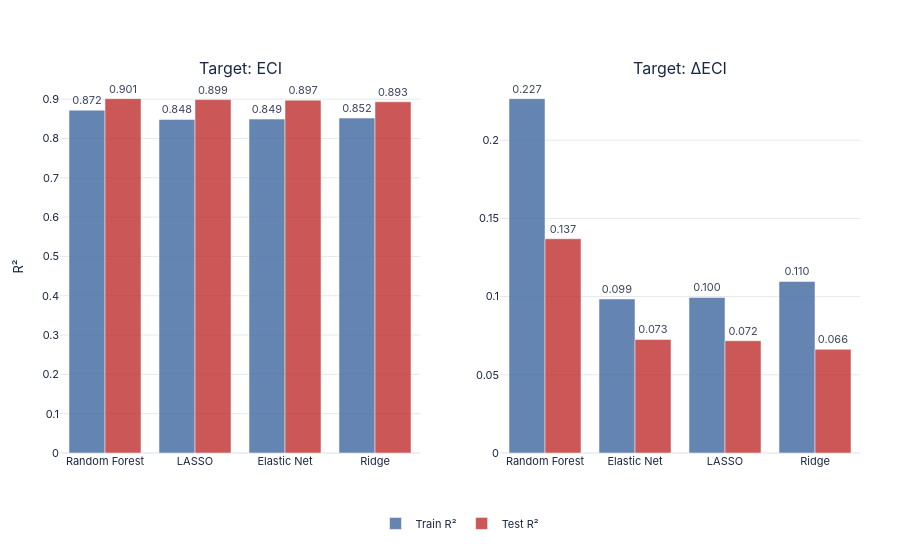
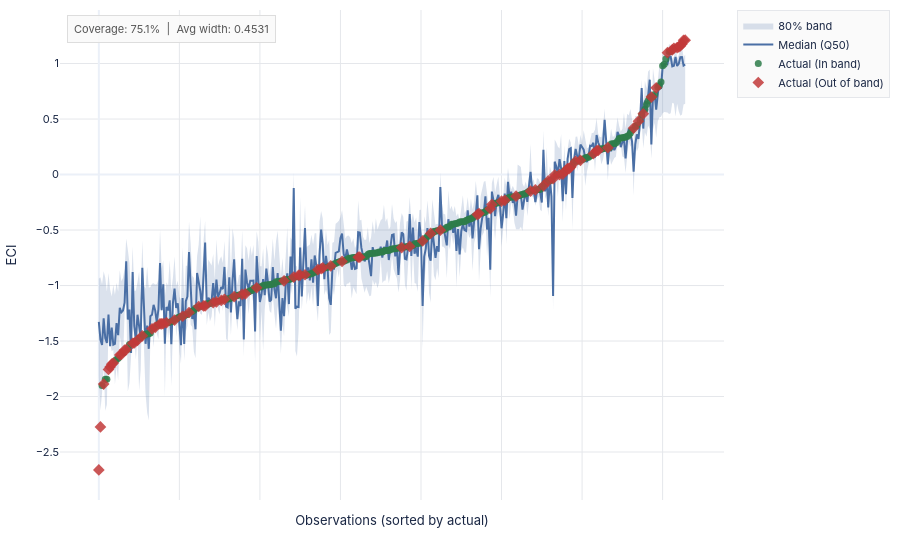
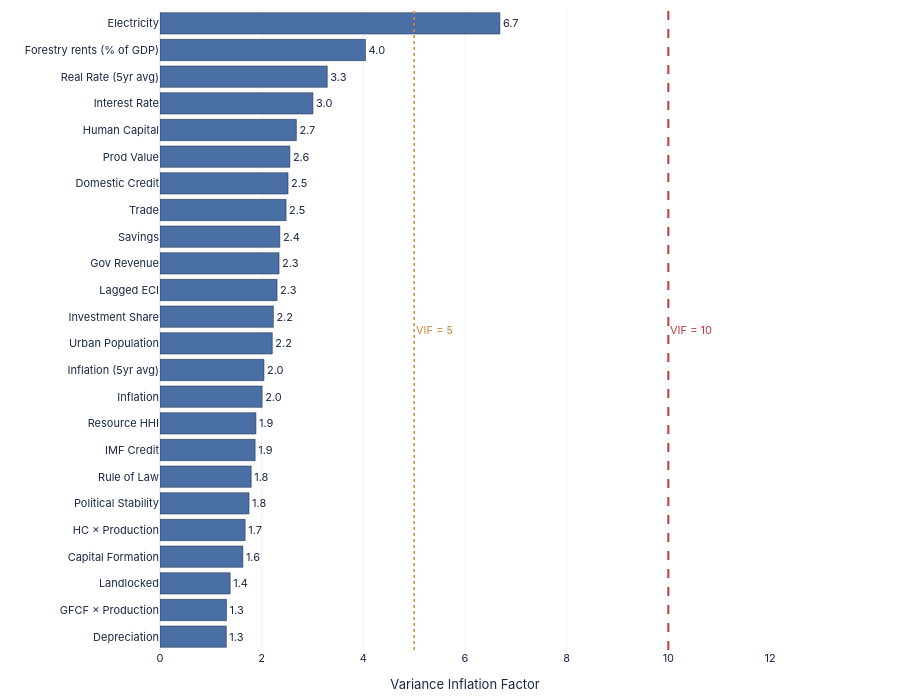
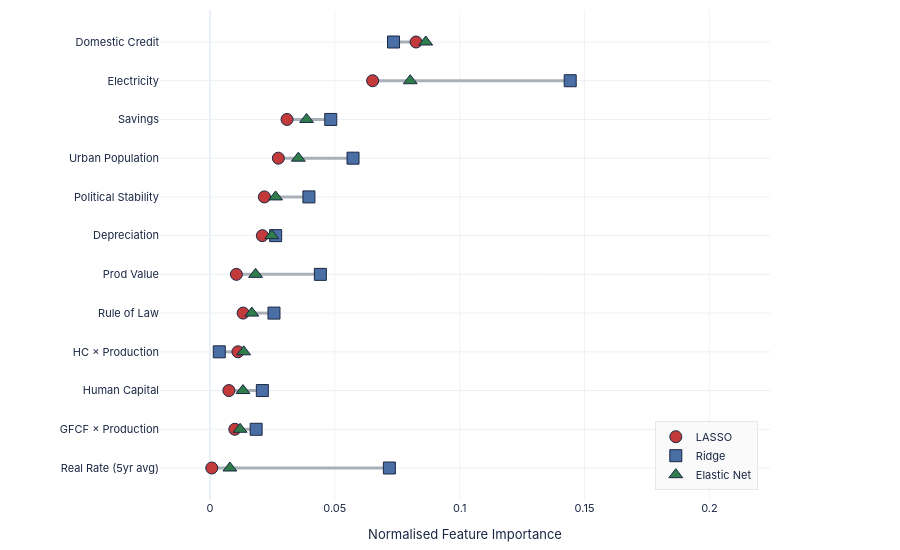

Write notebook code for charts like these, in order.
### Markdown cell above
## 6. Visualisations — Interactive (Plotly)

Five interactive charts matching the static charts above.

### Code cell
# ── [A] Train vs Test R² ─────────────────────────────────────────────────────
print("[A] OOS R² comparison...")
figA = make_subplots(rows=1, cols=2, subplot_titles=['Target: ECI', 'Target: ΔECI'],
                     horizontal_spacing=0.1)
for col, perf in enumerate([perf_level, perf_delta], 1):
    figA.add_trace(go.Bar(name='Train R²', x=perf['Model'], y=perf['Train R²'],
                          marker_color=PALETTE['blue'], opacity=0.85,
                          text=[f'{v:.3f}' for v in perf['Train R²']], textposition='outside',
                          showlegend=(col==1)), row=1, col=col)
    figA.add_trace(go.Bar(name='Test R²',  x=perf['Model'], y=perf['Test R²'],
                          marker_color=PALETTE['red'],  opacity=0.85,
                          text=[f'{v:.3f}' for v in perf['Test R²']],  textposition='outside',
                          showlegend=(col==1)), row=1, col=col)
    figA.update_yaxes(title_text='R²' if col==1 else '',
                      gridcolor=STYLE['grid_color'], row=1, col=col)
figA.update_layout(**base_layout(barmode='group', height=STYLE['chart_height'],
                                  legend=dict(orientation='h', y=-0.15, x=0.5, xanchor='center',
                                              font=dict(size=STYLE['legend_size'])),
                                  margin=dict(l=60, r=40, t=80, b=80)))
save_chart(figA, os.path.join(OUT, 'OOS_R2_interactive'))


# ── [B] Prediction intervals ──────────────────────────────────────────────────
print("\n[B] Prediction intervals...")
plot_s  = interval_df.sort_values('Actual').reset_index(drop=True)
xlabels = plot_s.apply(lambda r: f"{r['Country Code']} {int(r['Year'])}", axis=1)

figB = go.Figure()
figB.add_trace(go.Scatter(
    x=list(range(len(plot_s))) + list(range(len(plot_s)))[::-1],
    y=plot_s['Q90'].tolist() + plot_s['Q10'].tolist()[::-1],
    fill='toself', fillcolor='rgba(74,111,165,0.2)',
    line=dict(color='rgba(0,0,0,0)'), hoverinfo='skip', name='80% band'))
figB.add_trace(go.Scatter(x=list(range(len(plot_s))), y=plot_s['Q50'],
    mode='lines', line=dict(color=PALETTE['blue'], width=2), name='Median (Q50)'))
for mask, color, sym, lbl in [
    (plot_s['In_Band'],  PALETTE['green'], 'circle',  'In band'),
    (~plot_s['In_Band'], PALETTE['red'],   'diamond', 'Out of band'),
]:
    figB.add_trace(go.Scatter(
        x=plot_s.index[mask].tolist(), y=plot_s.loc[mask, 'Actual'],
        mode='markers', marker=dict(color=color, size=7 if lbl=='In band' else 9, symbol=sym, opacity=0.85),
        name=f'Actual ({lbl})',
        hovertemplate='%{text}<br>Actual: %{y:.3f}<extra></extra>',
        text=xlabels[mask].tolist()))
figB.update_layout(**base_layout(
    xaxis=dict(title='Observations (sorted by actual)', showticklabels=False,
               gridcolor=STYLE['grid_color']),
    yaxis=dict(title='ECI', gridcolor=STYLE['grid_color']),
    annotations=[dict(text=f"Coverage: {coverage:.1%}  |  Avg width: {avg_width:.4f}",
                      xref='paper', yref='paper', x=0.01, y=0.99, showarrow=False,
                      font=dict(size=11, color='#555'),
                      bgcolor='rgba(250,250,250,0.9)', bordercolor='#ddd', borderwidth=1, borderpad=6)],
    legend=dict(font=dict(size=STYLE['legend_size']), bgcolor='rgba(250,250,250,0.9)',
                bordercolor='#e5e7eb', borderwidth=1)))
save_chart(figB, os.path.join(OUT, 'PredictionIntervals_interactive'))


# ── [C] VIF interactive ───────────────────────────────────────────────────────
print("\n[C] VIF chart (interactive)...")
vif_plot = vif_data.copy()
vif_plot['Short'] = vif_plot['Feature'].apply(shorten)
vif_plot = vif_plot.sort_values('VIF', ascending=True).reset_index(drop=True)
colors_vif = [PALETTE['red'] if v > 10 else PALETTE['blue'] for v in vif_plot['VIF']]

figC = go.Figure(go.Bar(
    y=vif_plot['Short'], x=vif_plot['VIF'], orientation='h',
    marker=dict(color=colors_vif, line=dict(color='#1a2744', width=0.5)),
    text=[f'{v:.1f}' for v in vif_plot['VIF']], textposition='outside',
    textfont=dict(size=STYLE['annotation_size'], color=STYLE['title_color']),
))
figC.add_vline(x=10, line=dict(color=PALETTE['red'],    width=2,   dash='dash'),
               annotation_text='VIF = 10', annotation_position='right',
               annotation_font=dict(size=STYLE['annotation_size'], color=PALETTE['red']))
figC.add_vline(x=5,  line=dict(color=PALETTE['orange'], width=1.5, dash='dot'),
               annotation_text='VIF = 5',  annotation_position='right',
               annotation_font=dict(size=STYLE['annotation_size'], color=PALETTE['orange']))
figC.update_layout(**base_layout(height=STYLE['chart_height_tall'], margin=STYLE['margin_bar'],
                                  xaxis=dict(title=dict(text='Variance Inflation Factor',
                                                        font=dict(size=STYLE['axis_title_size'])),
                                             gridcolor=STYLE['grid_color'], gridwidth=STYLE['grid_width'],
                                             range=[0, max(vif_plot['VIF'].max()*1.15, 12)]),
                                  yaxis=dict(tickfont=dict(size=STYLE['tick_size'])),
                                  showlegend=False))
save_chart(figC, os.path.join(OUT, 'VIF_model2_resource_rich_interactive'), width=1100, height=700)


# ── [D] Model Agreement interactive ──────────────────────────────────────────
print("\n[D] Model agreement (interactive)...")
top12_r = top12.iloc[::-1].reset_index(drop=True)
figD = go.Figure()
for _, row in top12_r.iterrows():
    vals = [row['LASSO'], row['Ridge'], row['Elastic Net']]
    figD.add_trace(go.Scatter(x=[min(vals), max(vals)], y=[row['Short'], row['Short']],
                               mode='lines', line=dict(color='#aab0b8', width=3),
                               showlegend=False, hoverinfo='skip'))
for mname, sym, col in [('LASSO','circle',PALETTE['red']),('Ridge','square',PALETTE['blue']),('Elastic Net','triangle-up',PALETTE['green'])]:
    figD.add_trace(go.Scatter(x=top12_r[mname], y=top12_r['Short'], mode='markers',
                               marker=dict(symbol=sym, size=12, color=col, line=dict(color='#1a2744', width=1)),
                               name=mname, hovertemplate='%{y}: %{x:.3f}<extra>' + mname + '</extra>'))
figD.update_layout(**base_layout(height=STYLE['chart_height'], margin=STYLE['margin_bar'],
                                  xaxis=dict(title=dict(text='Normalised Feature Importance',
                                                        font=dict(size=STYLE['axis_title_size'])),
                                             gridcolor=STYLE['grid_color'], gridwidth=STYLE['grid_width'],
                                             range=[-0.02, top12[['LASSO','Ridge','Elastic Net']].max().max()+0.08]),
                                  yaxis=dict(tickfont=dict(size=STYLE['tick_size'])),
                                  legend=dict(font=dict(size=STYLE['legend_size']),
                                              yanchor='bottom', y=0.02, xanchor='right', x=0.98,
                                              bgcolor='rgba(250,250,250,0.95)', bordercolor='#e5e7eb', borderwidth=1)))
save_chart(figD, os.path.join(OUT, 'ModelAgreement_model2_resource_rich_interactive'), width=1100, height=600)


# ── [E] RF importance interactive ─────────────────────────────────────────────
print("\n[E] RF importance (interactive)...")
def lerp_color(t, c_lo=(230,185,128), c_hi=(180,80,40)):
    return f'rgb({int(c_lo[0]+(c_hi[0]-c_lo[0])*t)},{int(c_lo[1]+(c_hi[1]-c_lo[1])*t)},{int(c_lo[2]+(c_hi[2]-c_lo[2])*t)})'

rf_top_r       = rf_top.iloc[::-1].reset_index(drop=True)
norm_vals_r    = (rf_top_r['Importance'] / rf_top_r['Importance'].max()).values
bar_colors_rf  = [lerp_color(v) for v in norm_vals_r]

figE = go.Figure(go.Bar(
    y=[shorten(f) for f in rf_top_r['Feature']], x=rf_top_r['Importance'], orientation='h',
    marker=dict(color=bar_colors_rf, line=dict(color='#1a2744', width=0.5)),
    text=[f'{v:.4f}' for v in rf_top_r['Importance']], textposition='outside',
    textfont=dict(size=STYLE['annotation_size'], color=STYLE['title_color']),
))
figE.update_layout(**base_layout(height=STYLE['chart_height_tall'], margin=STYLE['margin_bar'],
                                  xaxis=dict(title=dict(text='Mean Decrease in Impurity',
                                                        font=dict(size=STYLE['axis_title_size'])),
                                             gridcolor=STYLE['grid_color'], gridwidth=STYLE['grid_width'],
                                             range=[0, rf_top['Importance'].max()*1.22]),
                                  yaxis=dict(tickfont=dict(size=STYLE['tick_size'])),
                                  showlegend=False,
                                  annotations=[dict(text=f"OOB R²={rf.oob_score_:.3f}  |  200 trees  |  max_depth=4",
                                                    xref='paper', yref='paper', x=0.98, y=0.02,
                                                    showarrow=False, font=dict(size=STYLE['annotation_size'], color='#666'),
                                                    bgcolor='rgba(250,250,250,0.95)', bordercolor='#e5e7eb',
                                                    borderwidth=1, borderpad=6)]))
save_chart(figE, os.path.join(OUT, 'RF_model2_resource_rich_interactive'), width=1100, height=700)
print(f"\n✓ All interactive charts saved to {OUT}/")

### Figure 1 — Plotly figure (JSON) as saved in the notebook; plotly's stock layout.template omitted (floating-point values rounded to 4 significant figures)
{"data": [{"marker": {"color": "#4a6fa5"}, "name": "Train R²", "opacity": 0.85, "showlegend": true, "text": ["0.872", "0.848", "0.849", "0.852"], "textposition": "outside", "type": "bar", "x": ["Random Forest", "LASSO", "Elastic Net", "Ridge"], "xaxis": "x", "y": [0.8719, 0.8483, 0.8492, 0.8518], "yaxis": "y"}, {"marker": {"color": "#c23a3a"}, "name": "Test R²", "opacity": 0.85, "showlegend": true, "text": ["0.901", "0.899", "0.897", "0.893"], "textposition": "outside", "type": "bar", "x": ["Random Forest", "LASSO", "Elastic Net", "Ridge"], "xaxis": "x", "y": [0.9012, 0.8988, 0.8973, 0.8932], "yaxis": "y"}, {"marker": {"color": "#4a6fa5"}, "name": "Train R²", "opacity": 0.85, "showlegend": false, "text": ["0.227", "0.099", "0.100", "0.110"], "textposition": "outside", "type": "bar", "x": ["Random Forest", "Elastic Net", "LASSO", "Ridge"], "xaxis": "x2", "y": [0.2266, 0.0985, 0.0995, 0.1097], "yaxis": "y2"}, {"marker": {"color": "#c23a3a"}, "name": "Test R²", "opacity": 0.85, "showlegend": false, "text": ["0.137", "0.073", "0.072", "0.066"], "textposition": "outside", "type": "bar", "x": ["Random Forest", "Elastic Net", "LASSO", "Ridge"], "xaxis": "x2", "y": [0.137, 0.0726, 0.0718, 0.0663], "yaxis": "y2"}], "layout": {"annotations": [{"font": {"size": 16}, "showarrow": false, "text": "Target: ECI", "x": 0.225, "xanchor": "center", "xref": "paper", "y": 1.0, "yanchor": "bottom", "yref": "paper"}, {"font": {"size": 16}, "showarrow": false, "text": "Target: ΔECI", "x": 0.775, "xanchor": "center", "xref": "paper", "y": 1.0, "yanchor": "bottom", "yref": "paper"}], "barmode": "group", "font": {"color": "#1a2744", "family": "IBM Plex Sans, -apple-system, BlinkMacSystemFont, sans-serif", "size": 11}, "height": 550, "legend": {"font": {"size": 11}, "orientation": "h", "x": 0.5, "xanchor": "center", "y": -0.15}, "margin": {"b": 80, "l": 60, "r": 40, "t": 80}, "paper_bgcolor": "#FFFFFF", "plot_bgcolor": "#FFFFFF", "xaxis": {"anchor": "y", "domain": [0.0, 0.45]}, "xaxis2": {"anchor": "y2", "domain": [0.55, 1.0]}, "yaxis": {"anchor": "x", "domain": [0.0, 1.0], "gridcolor": "#e5e7eb", "title": {"text": "R²"}}, "yaxis2": {"anchor": "x2", "domain": [0.0, 1.0], "gridcolor": "#e5e7eb", "title": {"text": ""}}}}

### Figure 2 — Plotly figure (JSON) as saved in the notebook; plotly's stock layout.template omitted (floating-point values rounded to 4 significant figures; data arrays with more than 128 entries replaced by an {"elided": "..."} marker saying what was removed)
{"data": [{"fill": "toself", "fillcolor": "rgba(74,111,165,0.2)", "hoverinfo": "skip", "line": {"color": "rgba(0,0,0,0)"}, "name": "80% band", "type": "scatter", "x": {"elided": "730 int values"}, "y": {"elided": "730 float values"}}, {"line": {"color": "#4a6fa5", "width": 2}, "mode": "lines", "name": "Median (Q50)", "type": "scatter", "x": {"elided": "365 int values"}, "y": {"elided": "365 float values"}}, {"hovertemplate": "%{text}<br>Actual: %{y:.3f}<extra></extra>", "marker": {"color": "#2e7d4a", "opacity": 0.85, "size": 7, "symbol": "circle"}, "mode": "markers", "name": "Actual (In band)", "text": {"elided": "274 str values"}, "type": "scatter", "x": {"elided": "274 int values"}, "y": {"elided": "274 float values"}}, {"hovertemplate": "%{text}<br>Actual: %{y:.3f}<extra></extra>", "marker": {"color": "#c23a3a", "opacity": 0.85, "size": 9, "symbol": "diamond"}, "mode": "markers", "name": "Actual (Out of band)", "text": ["TCD 2016", "TCD 2017", "IRQ 2016", "NGA 2016", "NGA 2018", "GIN 2017", "NGA 2017", "DZA 2015", "MRT 2019", "AGO 2017", "DZA 2018", "MRT 2015", "YEM 2019", "MDG 2019", "NER 2015", "MDG 2018", "MDG 2017", "MWI 2016", "NGA 2015", "MMR 2019", "MDG 2016", "CMR 2018", "VEN 2019", "GAB 2019", "BFA 2015", "ECU 2019", "COG 2018", "ETH 2019", "MNG 2017", "NIC 2015", "ZWE 2016", "CIV 2019", "CMR 2016", "TZA 2016", "BEN 2016", "NER 2016", "TZA 2019", "MWI 2018", "VEN 2015", "BEN 2019", "LBR 2016", "LBR 2019", "BEN 2015", "MLI 2015", "UGA 2017", "ALB 2015", "UZB 2015", "ZMB 2017", "HND 2019", "COG 2016", "MLI 2016", "KAZ 2015", "NPL 2015", "MLI 2019", "LBR 2017", "DOM 2019", "JAM 2019", "ARG 2018", "NPL 2017", "ARG 2016", "DOM 2018", "SWZ 2017", "EGY 2017", "TZA 2018", "KWT 2017", "COL 2019", "IRN 2019", "SWZ 2019", "COL 2016", "BRA 2018", "ZAF 2018", "COL 2018", "ZAF 2015", "BRA 2017", "BIH 2015", "TUN 2015", "COL 2017", "KWT 2019", "IND 2018", "BIH 2019", "BHR 2017", "SAU 2018", "MEX 2016", "MYS 2015", "MYS 2017", "MYS 2016", "MEX 2015", "CHN 2017", "CHN 2019", "MYS 2019", "MYS 2018"], "type": "scatter", "x": [0, 1, 3, 6, 7, 8, 9, 13, 14, 16, 17, 21, 22, 24, 27, 33, 35, 38, 39, 40, 42, 47, 52, 56, 62, 65, 66, 71, 73, 76, 78, 84, 89, 91, 98, 115, 121, 124, 125, 128, 136, 138, 139, 144, 151, 161, 162, 188, 193, 201, 206, 212, 235, 236, 243, 244, 250, 252, 259, 268, 271, 276, 279, 282, 283, 286, 288, 290, 291, 292, 293, 296, 299, 307, 309, 310, 316, 332, 335, 338, 343, 346, 353, 356, 357, 359, 360, 361, 362, 363, 364], "y": [-2.661, -2.274, -1.888, -1.756, -1.734, -1.709, -1.698, -1.626, -1.621, -1.581, -1.578, -1.521, -1.518, -1.494, -1.453, -1.39, -1.377, -1.345, -1.345, -1.344, -1.335, -1.311, -1.277, -1.243, -1.189, -1.184, -1.184, -1.155, -1.148, -1.134, -1.124, -1.1, -1.079, -1.075, -1.02, -0.958, -0.924, -0.908, -0.906, -0.903, -0.857, -0.849, -0.841, -0.823, -0.783, -0.745, -0.745, -0.658, -0.648, -0.598, -0.531, -0.501, -0.361, -0.351, -0.308, -0.27, -0.24, -0.232, -0.195, -0.15, -0.138, -0.102, -0.058, -0.038, -0.004, 0.0, 0.004, 0.036, 0.054, 0.054, 0.068, 0.119, 0.128, 0.188, 0.213, 0.217, 0.242, 0.419, 0.481, 0.547, 0.698, 0.781, 1.098, 1.124, 1.138, 1.144, 1.15, 1.159, 1.177, 1.209, 1.211]}], "layout": {"annotations": [{"bgcolor": "rgba(250,250,250,0.9)", "bordercolor": "#ddd", "borderpad": 6, "borderwidth": 1, "font": {"color": "#555", "size": 11}, "showarrow": false, "text": "Coverage: 75.1%  |  Avg width: 0.4531", "x": 0.01, "xref": "paper", "y": 0.99, "yref": "paper"}], "font": {"color": "#1a2744", "family": "IBM Plex Sans, -apple-system, BlinkMacSystemFont, sans-serif", "size": 11}, "height": 550, "legend": {"bgcolor": "rgba(250,250,250,0.9)", "bordercolor": "#e5e7eb", "borderwidth": 1, "font": {"size": 11}}, "margin": {"b": 50, "l": 60, "r": 40, "t": 10}, "paper_bgcolor": "#FFFFFF", "plot_bgcolor": "#FFFFFF", "xaxis": {"gridcolor": "#e5e7eb", "showticklabels": false, "title": {"text": "Observations (sorted by actual)"}}, "yaxis": {"gridcolor": "#e5e7eb", "title": {"text": "ECI"}}}}

### Figure 3 — Plotly figure (JSON) as saved in the notebook; plotly's stock layout.template omitted (floating-point values rounded to 4 significant figures)
{"data": [{"marker": {"color": ["#4a6fa5", "#4a6fa5", "#4a6fa5", "#4a6fa5", "#4a6fa5", "#4a6fa5", "#4a6fa5", "#4a6fa5", "#4a6fa5", "#4a6fa5", "#4a6fa5", "#4a6fa5", "#4a6fa5", "#4a6fa5", "#4a6fa5", "#4a6fa5", "#4a6fa5", "#4a6fa5", "#4a6fa5", "#4a6fa5", "#4a6fa5", "#4a6fa5", "#4a6fa5", "#4a6fa5"], "line": {"color": "#1a2744", "width": 0.5}}, "orientation": "h", "text": ["1.3", "1.3", "1.4", "1.6", "1.7", "1.8", "1.8", "1.9", "1.9", "2.0", "2.0", "2.2", "2.2", "2.3", "2.3", "2.4", "2.5", "2.5", "2.6", "2.7", "3.0", "3.3", "4.0", "6.7"], "textfont": {"color": "#1a2744", "size": 11}, "textposition": "outside", "type": "bar", "x": [1.305, 1.309, 1.38, 1.63, 1.675, 1.752, 1.795, 1.872, 1.887, 2.009, 2.046, 2.209, 2.231, 2.303, 2.342, 2.358, 2.481, 2.519, 2.555, 2.683, 3.009, 3.291, 4.043, 6.687], "y": ["Depreciation", "GFCF × Production", "Landlocked", "Capital Formation", "HC × Production", "Political Stability", "Rule of Law", "IMF Credit", "Resource HHI", "Inflation", "Inflation (5yr avg)", "Urban Population", "Investment Share", "Lagged ECI", "Gov Revenue", "Savings", "Trade", "Domestic Credit", "Prod Value", "Human Capital", "Interest Rate", "Real Rate (5yr avg)", "Forestry rents (% of GDP)", "Electricity"]}], "layout": {"annotations": [{"font": {"color": "#c23a3a", "size": 11}, "showarrow": false, "text": "VIF = 10", "x": 10.0, "xanchor": "left", "xref": "x", "y": 0.5, "yanchor": "middle", "yref": "y domain"}, {"font": {"color": "#d4853b", "size": 11}, "showarrow": false, "text": "VIF = 5", "x": 5.0, "xanchor": "left", "xref": "x", "y": 0.5, "yanchor": "middle", "yref": "y domain"}], "font": {"color": "#1a2744", "family": "IBM Plex Sans, -apple-system, BlinkMacSystemFont, sans-serif", "size": 11}, "height": 700, "margin": {"b": 50, "l": 160, "r": 130, "t": 10}, "paper_bgcolor": "#FFFFFF", "plot_bgcolor": "#FFFFFF", "shapes": [{"line": {"color": "#c23a3a", "dash": "dash", "width": 2}, "type": "line", "x0": 10, "x1": 10, "xref": "x", "y0": 0, "y1": 1, "yref": "y domain"}, {"line": {"color": "#d4853b", "dash": "dot", "width": 1.5}, "type": "line", "x0": 5, "x1": 5, "xref": "x", "y0": 0, "y1": 1, "yref": "y domain"}], "showlegend": false, "xaxis": {"gridcolor": "#e5e7eb", "gridwidth": 0.5, "range": [0, 12], "title": {"font": {"size": 13}, "text": "Variance Inflation Factor"}}, "yaxis": {"tickfont": {"size": 11}}}}

### Figure 4 — Plotly figure (JSON) as saved in the notebook; plotly's stock layout.template omitted (floating-point values rounded to 4 significant figures)
{"data": [{"hoverinfo": "skip", "line": {"color": "#aab0b8", "width": 3}, "mode": "lines", "showlegend": false, "type": "scatter", "x": [0.0007289, 0.07184], "y": ["Real Rate (5yr avg)", "Real Rate (5yr avg)"]}, {"hoverinfo": "skip", "line": {"color": "#aab0b8", "width": 3}, "mode": "lines", "showlegend": false, "type": "scatter", "x": [0.009961, 0.01849], "y": ["GFCF × Production", "GFCF × Production"]}, {"hoverinfo": "skip", "line": {"color": "#aab0b8", "width": 3}, "mode": "lines", "showlegend": false, "type": "scatter", "x": [0.007582, 0.02098], "y": ["Human Capital", "Human Capital"]}, {"hoverinfo": "skip", "line": {"color": "#aab0b8", "width": 3}, "mode": "lines", "showlegend": false, "type": "scatter", "x": [0.003734, 0.01351], "y": ["HC × Production", "HC × Production"]}, {"hoverinfo": "skip", "line": {"color": "#aab0b8", "width": 3}, "mode": "lines", "showlegend": false, "type": "scatter", "x": [0.01328, 0.02564], "y": ["Rule of Law", "Rule of Law"]}, {"hoverinfo": "skip", "line": {"color": "#aab0b8", "width": 3}, "mode": "lines", "showlegend": false, "type": "scatter", "x": [0.01059, 0.04422], "y": ["Prod Value", "Prod Value"]}, {"hoverinfo": "skip", "line": {"color": "#aab0b8", "width": 3}, "mode": "lines", "showlegend": false, "type": "scatter", "x": [0.02099, 0.02631], "y": ["Depreciation", "Depreciation"]}, {"hoverinfo": "skip", "line": {"color": "#aab0b8", "width": 3}, "mode": "lines", "showlegend": false, "type": "scatter", "x": [0.0218, 0.03963], "y": ["Political Stability", "Political Stability"]}, {"hoverinfo": "skip", "line": {"color": "#aab0b8", "width": 3}, "mode": "lines", "showlegend": false, "type": "scatter", "x": [0.02739, 0.05729], "y": ["Urban Population", "Urban Population"]}, {"hoverinfo": "skip", "line": {"color": "#aab0b8", "width": 3}, "mode": "lines", "showlegend": false, "type": "scatter", "x": [0.03086, 0.04837], "y": ["Savings", "Savings"]}, {"hoverinfo": "skip", "line": {"color": "#aab0b8", "width": 3}, "mode": "lines", "showlegend": false, "type": "scatter", "x": [0.06515, 0.1443], "y": ["Electricity", "Electricity"]}, {"hoverinfo": "skip", "line": {"color": "#aab0b8", "width": 3}, "mode": "lines", "showlegend": false, "type": "scatter", "x": [0.07351, 0.08642], "y": ["Domestic Credit", "Domestic Credit"]}, {"hovertemplate": "%{y}: %{x:.3f}<extra>LASSO</extra>", "marker": {"color": "#c23a3a", "line": {"color": "#1a2744", "width": 1}, "size": 12, "symbol": "circle"}, "mode": "markers", "name": "LASSO", "type": "scatter", "x": [0.0007289, 0.009961, 0.007582, 0.01121, 0.01328, 0.01059, 0.02099, 0.0218, 0.02739, 0.03086, 0.06515, 0.08253], "y": ["Real Rate (5yr avg)", "GFCF × Production", "Human Capital", "HC × Production", "Rule of Law", "Prod Value", "Depreciation", "Political Stability", "Urban Population", "Savings", "Electricity", "Domestic Credit"]}, {"hovertemplate": "%{y}: %{x:.3f}<extra>Ridge</extra>", "marker": {"color": "#4a6fa5", "line": {"color": "#1a2744", "width": 1}, "size": 12, "symbol": "square"}, "mode": "markers", "name": "Ridge", "type": "scatter", "x": [0.07184, 0.01849, 0.02098, 0.003734, 0.02564, 0.04422, 0.02631, 0.03963, 0.05729, 0.04837, 0.1443, 0.07351], "y": ["Real Rate (5yr avg)", "GFCF × Production", "Human Capital", "HC × Production", "Rule of Law", "Prod Value", "Depreciation", "Political Stability", "Urban Population", "Savings", "Electricity", "Domestic Credit"]}, {"hovertemplate": "%{y}: %{x:.3f}<extra>Elastic Net</extra>", "marker": {"color": "#2e7d4a", "line": {"color": "#1a2744", "width": 1}, "size": 12, "symbol": "triangle-up"}, "mode": "markers", "name": "Elastic Net", "type": "scatter", "x": [0.007976, 0.01206, 0.01323, 0.01351, 0.01676, 0.01827, 0.02476, 0.02629, 0.03539, 0.03868, 0.0802, 0.08642], "y": ["Real Rate (5yr avg)", "GFCF × Production", "Human Capital", "HC × Production", "Rule of Law", "Prod Value", "Depreciation", "Political Stability", "Urban Population", "Savings", "Electricity", "Domestic Credit"]}], "layout": {"font": {"color": "#1a2744", "family": "IBM Plex Sans, -apple-system, BlinkMacSystemFont, sans-serif", "size": 11}, "height": 550, "legend": {"bgcolor": "rgba(250,250,250,0.95)", "bordercolor": "#e5e7eb", "borderwidth": 1, "font": {"size": 11}, "x": 0.98, "xanchor": "right", "y": 0.02, "yanchor": "bottom"}, "margin": {"b": 50, "l": 160, "r": 130, "t": 10}, "paper_bgcolor": "#FFFFFF", "plot_bgcolor": "#FFFFFF", "xaxis": {"gridcolor": "#e5e7eb", "gridwidth": 0.5, "range": [-0.02, 0.2243], "title": {"font": {"size": 13}, "text": "Normalised Feature Importance"}}, "yaxis": {"tickfont": {"size": 11}}}}
